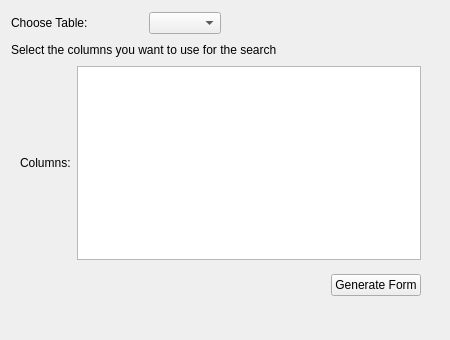
<?xml version="1.0" encoding="UTF-8"?>
<ui version="4.0">
 <class>GenerateSearchForm</class>
 <widget class="QWidget" name="GenerateSearchForm">
  <property name="geometry">
   <rect>
    <x>0</x>
    <y>0</y>
    <width>450</width>
    <height>340</height>
   </rect>
  </property>
  <property name="windowTitle">
   <string>Search Form Generator</string>
  </property>
  <widget class="QLabel" name="l_info">
   <property name="geometry">
    <rect>
     <x>11</x>
     <y>42</y>
     <width>287</width>
     <height>16</height>
    </rect>
   </property>
   <property name="text">
    <string>Select the columns you want to use for the search</string>
   </property>
  </widget>
  <widget class="QWidget" name="layoutWidget">
   <property name="geometry">
    <rect>
     <x>20</x>
     <y>270</y>
     <width>401</width>
     <height>30</height>
    </rect>
   </property>
   <layout class="QHBoxLayout" name="horizontalLayout_4">
    <item>
     <spacer name="horizontalSpacer">
      <property name="orientation">
       <enum>Qt::Horizontal</enum>
      </property>
      <property name="sizeHint" stdset="0">
       <size>
        <width>228</width>
        <height>20</height>
       </size>
      </property>
     </spacer>
    </item>
    <item>
     <widget class="QPushButton" name="btn_generar">
      <property name="text">
       <string>Generate Form</string>
      </property>
     </widget>
    </item>
   </layout>
  </widget>
  <widget class="QWidget" name="layoutWidget_2">
   <property name="geometry">
    <rect>
     <x>11</x>
     <y>11</y>
     <width>210</width>
     <height>24</height>
    </rect>
   </property>
   <layout class="QHBoxLayout" name="horizontalLayout_2">
    <item>
     <widget class="QLabel" name="l_table">
      <property name="text">
       <string>Choose Table:</string>
      </property>
     </widget>
    </item>
    <item>
     <spacer name="horizontalSpacer_6">
      <property name="orientation">
       <enum>Qt::Horizontal</enum>
      </property>
      <property name="sizeHint" stdset="0">
       <size>
        <width>40</width>
        <height>20</height>
       </size>
      </property>
     </spacer>
    </item>
    <item>
     <widget class="QComboBox" name="cb_table"/>
    </item>
   </layout>
  </widget>
  <widget class="QWidget" name="">
   <property name="geometry">
    <rect>
     <x>20</x>
     <y>66</y>
     <width>401</width>
     <height>194</height>
    </rect>
   </property>
   <layout class="QGridLayout" name="gridLayout">
    <item row="0" column="0">
     <widget class="QLabel" name="l_columns">
      <property name="text">
       <string>Columns:</string>
      </property>
     </widget>
    </item>
    <item row="0" column="1">
     <widget class="QListWidget" name="list_columns">
      <property name="selectionMode">
       <enum>QAbstractItemView::MultiSelection</enum>
      </property>
     </widget>
    </item>
   </layout>
  </widget>
 </widget>
 <resources/>
 <connections/>
</ui>
